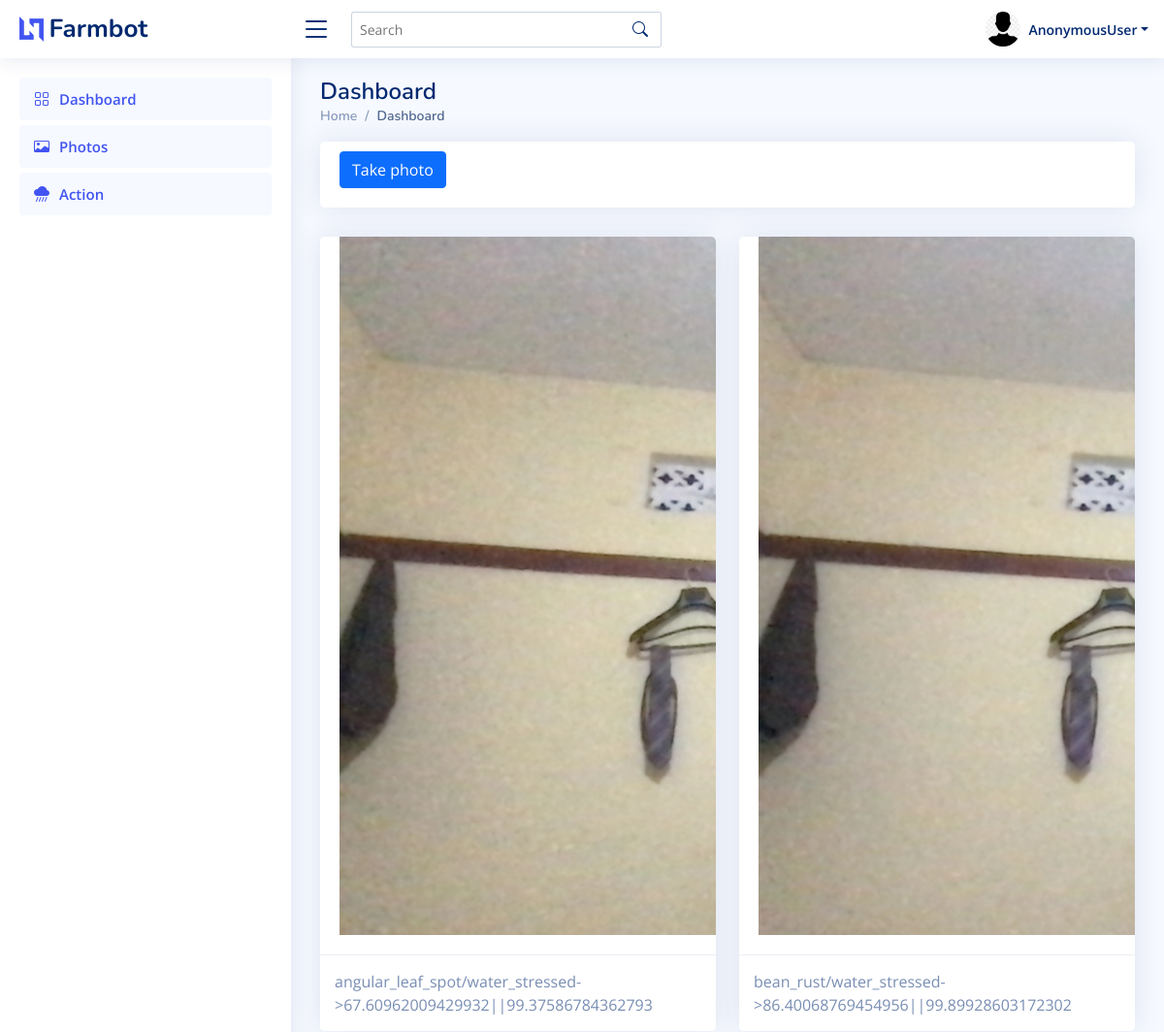
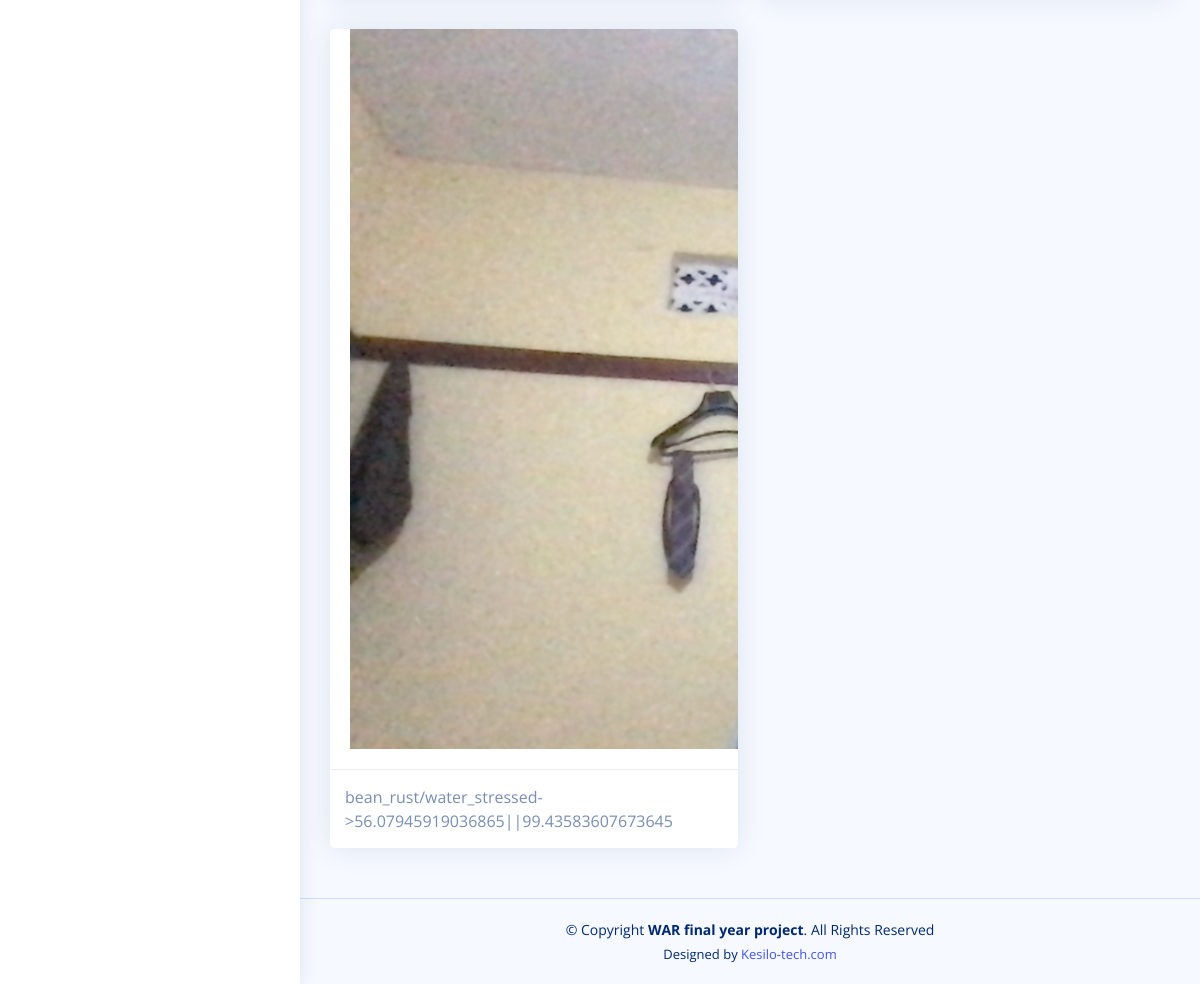
The app's page /garden/ with its own data (2 pictures, top to bottom).
### API/models.py (models this page shows)
class Image(models.Model):
	name = models.ImageField(upload_to='garden_pic',null = True)
	predict = models.CharField(default='healthy',max_length=150)
	bean_score = models.CharField(max_length=150,null=True)
	stress_score = models.CharField(max_length=150,null=True)
	create = models.DateTimeField(auto_now=True)

### API/views.py (the view, shortened to what this page needs)
# urls.py: path('garden/',Photos.as_view(),name='photos'),
class Photos(View):
	def get(self, request):
		images = Image.objects.all().order_by('-id')
		data = {
			'images':images,
		}
		return render(request,'photos.html',data)

### API/templates/photos.html (shortened to what this page needs)
{% extends 'base.html' %}
{% load static %}
{% block content %}
<section class="section dashboard">
	<div class="row">
		<div class="col-lg-12">
			<div class="card">
				<div class="card-body">
					<button class="btn btn-primary photo" style="">Take photo</button>
				</div>
			</div>
		</div>
		<div class="col-lg-12">
			<div class="row">
				{% for image in images %}
				<div class="col-xxl-4 col-md-6">
					<div class="card">
						<div class="card-body">
							<img src="{{image.name.url}}" class="garden" alt="{{image.name}}">
						</div>
						<div class="card-footer">{{image.predict}}->{{image.bean_score}}||{{image.stress_score}}</div>
					</div>
				</div>
				{% endfor %}
			</div>
		</div>
	</div>
</section>
{% endblock %}

### API/templates/base.html (shortened to what this page needs)
<!DOCTYPE html>
<html lang="en">
{% load static %}
<head>
  <link href="{% static 'vendor/bootstrap/css/bootstrap.min.css' %}" rel="stylesheet">
  <link href="{% static 'vendor/bootstrap-icons/bootstrap-icons.css' %}" rel="stylesheet">
  <link href="{% static 'css/style.css' %}" rel="stylesheet">
</head>
<body>
  <header id="header" class="header fixed-top d-flex align-items-center">
    <div class="d-flex align-items-center justify-content-between">
      <a href="index.html" class="logo d-flex align-items-center">
        <img src="{% static 'img/logo.png'%}" alt="">
        <span class="d-none d-lg-block">Farmbot</span>
      </a>
      <i class="bi bi-list toggle-sidebar-btn"></i>
    </div>
    <div class="search-bar">
      <form class="search-form d-flex align-items-center" method="POST" action="#">
        <input type="text" name="query" placeholder="Search" title="Enter search keyword">
        <button type="submit" title="Search"><i class="bi bi-search"></i></button>
      </form>
    </div>
    <nav class="header-nav ms-auto">
      <ul class="d-flex align-items-center">
        <li class="nav-item dropdown pe-3">
          <a class="nav-link nav-profile d-flex align-items-center pe-0" href="#" data-bs-toggle="dropdown">
            <img src="{% static 'img/download.jfif' %}" alt="Profile" class="rounded-circle">
            <span class="d-none d-md-block dropdown-toggle ps-2">{{request.user}}</span>
          </a>
        </li>
      </ul>
    </nav>
  </header>
  <aside id="sidebar" class="sidebar">
    <ul class="sidebar-nav" id="sidebar-nav">
      <li class="nav-item">
        <a class="nav-link " href="/">
          <i class="bi bi-grid"></i>
          <span>Dashboard</span>
        </a>
      </li>
      <li class="nav-item">
        <a class="nav-link" href="/garden/">
          <i class="bi bi-card-image"></i><span>Photos</span>
        </a>
      </li>
      <li class="nav-item">
        <a href="/irrigate/" class="nav-link">
          <i class="bi bi-cloud-rain-heavy-fill"></i><span>Action</span>
        </a>
      </li>
    </ul>
  </aside>
  <main id="main" class="main">
    <div class="pagetitle">
      <h1>Dashboard</h1>
      <nav>
        <ol class="breadcrumb">
          <li class="breadcrumb-item"><a href="index.html">Home</a></li>
          <li class="breadcrumb-item active">Dashboard</li>
        </ol>
      </nav>
    </div>
    {% block content %}{% endblock %}
  </main>
  <footer id="footer" class="footer">
    <div class="copyright">
      &copy; Copyright <strong><span>WAR final year project</span></strong>. All Rights Reserved
    </div>
    <div class="credits">
      Designed by <a href="">Kesilo-tech.com</a>
    </div>
  </footer>
</body>
</html>

### API/static/css/style.css (style rules this page uses)
:root { scroll-behavior: smooth; }
body { font-family: "Open Sans", sans-serif; background: #f6f9ff; color: #444444; }
a { color: #4154f1; text-decoration: none; }
h1, h2, h3, h4, h5, h6 { font-family: "Nunito", sans-serif; }
#main { margin-top: 60px; padding: 20px 30px; transition: all 0.3s; }
.pagetitle { margin-bottom: 10px; }
.pagetitle h1 { font-size: 24px; margin-bottom: 0; font-weight: 600; color: #012970; }
.card { margin-bottom: 30px; border: none; border-radius: 5px; box-shadow: 0px 0 30px rgba(1, 41, 112, 0.1); overflow: hidden; }
.card-header, .card-footer { border-color: #ebeef4; background-color: #fff; color: #798eb3; padding: 15px; }
.card-body { padding: 0 20px 20px 20px; }
.breadcrumb { font-size: 14px; font-family: "Nunito", sans-serif; color: #899bbd; font-weight: 600; }
.breadcrumb a { color: #899bbd; transition: 0.3s; }
.breadcrumb .breadcrumb-item::before { color: #899bbd; }
.breadcrumb .active { color: #51678f; font-weight: 600; }
.logo { line-height: 1; }
@media (min-width: 1200px) { .logo { width: 280px; } }
.logo img { max-height: 26px; margin-right: 6px; }
.logo span { font-size: 26px; font-weight: 700; color: #012970; font-family: "Nunito", sans-serif; }
.header { transition: all 0.5s; z-index: 997; height: 60px; box-shadow: 0px 2px 20px rgba(1, 41, 112, 0.1); background-color: #fff; padding-left: 20px; }
.header .toggle-sidebar-btn { font-size: 32px; padding-left: 10px; cursor: pointer; color: #012970; }
.header .search-bar { min-width: 360px; padding: 0 20px; }
.header .search-form { width: 100%; }
.header .search-form input { border: 0; font-size: 14px; color: #012970; border: 1px solid rgba(1, 41, 112, 0.2); padding: 7px 38px 7px 8px; border-radius: 3px; transition: 0.3s; width: 100%; }
.header .search-form button { border: 0; padding: 0; margin-left: -30px; background: none; }
.header .search-form button i { color: #012970; }
.header-nav ul { list-style: none; }
.header-nav > ul { margin: 0; padding: 0; }
.header-nav .nav-profile { color: #012970; }
.header-nav .nav-profile img { max-height: 36px; }
.header-nav .nav-profile span { font-size: 14px; font-weight: 600; }
.sidebar { position: fixed; top: 60px; left: 0; bottom: 0; width: 300px; z-index: 996; transition: all 0.3s; padding: 20px; overflow-y: auto; scrollbar-width: thin; scrollbar-color: #aab7cf transparent; box-shadow: 0px 0px 20px rgba(1, 41, 112, 0.1); background-color: #fff; }
@media (min-width: 1200px) { #main, #footer { margin-left: 300px; } }
.sidebar-nav { padding: 0; margin: 0; list-style: none; }
.sidebar-nav li { padding: 0; margin: 0; list-style: none; }
.sidebar-nav .nav-item { margin-bottom: 5px; }
.sidebar-nav .nav-link { display: flex; align-items: center; font-size: 15px; font-weight: 600; color: #4154f1; transition: 0.3; background: #f6f9ff; padding: 10px 15px; border-radius: 4px; }
.sidebar-nav .nav-link i { font-size: 16px; margin-right: 10px; color: #4154f1; }
.footer { padding: 20px 0; font-size: 14px; transition: all 0.3s; border-top: 1px solid #cddfff; }
.footer .copyright { text-align: center; color: #012970; }
.footer .credits { padding-top: 5px; text-align: center; font-size: 13px; color: #012970; }

### API/templates/photos.html (style rules this page uses)
.garden { display: block; margin: auto; object-fit: fill; }
.card-body { display: block; margin: auto; object-fit: fill; width: 100%; height: 100%; }
.photo { margin-top: 10px; }

### records on screen
Image: name (picture), predict "angular_leaf_spot/water_stressed", bean_score "67.60962009429932", stress_score "99.37586784362793"
Image: name (picture), predict "bean_rust/water_stressed", bean_score "86.40068769454956", stress_score "99.89928603172302"
Image: name (picture), predict "bean_rust/water_stressed", bean_score "56.07945919036865", stress_score "99.43583607673645"

### other values on screen
{{ request.user }} "AnonymousUser"
